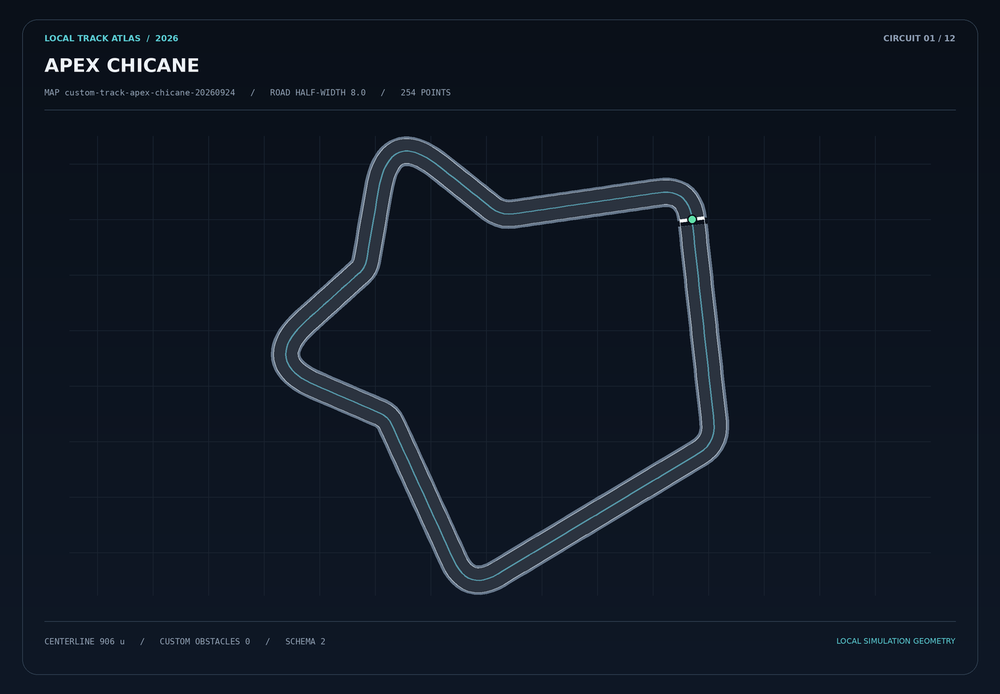
#> input picture tmp/custom-track-apex-chicane-20260924.png, 1000 x 694 px, shrunk from 1440 x 1000 before the run
$ python -i graph_ridge.py   (imports and definitions only)
#> lines starting #> are read from the running program, lines starting #| are printed output that depends on the picture; after the words box and inside, x2 and y2 are one past the last pixel; in counts of white or black regions, pixels touching at a corner belong together
"""Offline metric-distance ridge prototype from saved camera pixels only.

SciPy serves only as an exact research oracle for a prospective NumPy chamfer
field; the prototype is not a legal submission artifact or vehicle controller.
"""
import json
from pathlib import Path
import numpy as np
from scipy.ndimage import distance_transform_edt, binary_fill_holes, label, map_coordinates
import matplotlib
# [1 line not run here, left out]
import matplotlib.pyplot as plt


def field(frame):
    road=(frame[:73]>=.32)&(frame[:73]<=.51)
#> road: shape (73, 1000) bool; every value is 0
    holes=binary_fill_holes(road)&~road
    components,count=label(holes)
#> components: shape (73, 1000) int32; every value is 0
#> count = 0
    for i in range(1,count+1):
        if np.sum(components==i)<=110:road[components==i]=True
    # Image edges are unknown, not an observed grass boundary.
    padded=np.pad(road,60,constant_values=True)
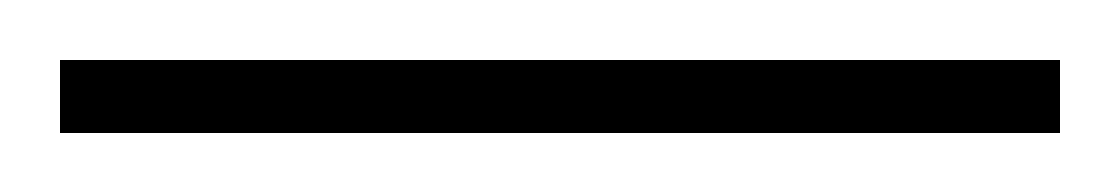
#> padded: shape (193, 1120) bool; 66.2% white; 1 black region, box (x1, y1, x2, y2) and area: (60, 60, 1060, 133) 73000
    return distance_transform_edt(padded,sampling=(1/1.701,1/1.3608))[60:-60,60:-60]
#> returned value: shape (73, 1000) float64; every value is 0


def sample(distance,points):
    coords=np.array([63-points[:,1]*1.701,42+points[:,0]*1.3608])
    return map_coordinates(distance,coords,order=1,mode='constant',cval=0.)


def route(frame):
    distance=field(frame)
    start=np.column_stack((np.linspace(-8,8,65),np.full(65,3.)))
    current=start[np.argmax(sample(distance,start))]
    direction=np.array([0.,1.]);points=[current.copy()]
    for _ in range(30):
        normal=np.array([direction[1],-direction[0]])
        offsets=np.linspace(-4.,4.,41)
        prediction=current+2*direction
        candidates=prediction+offsets[:,None]*normal
        score=sample(distance,candidates)-.035*offsets**2
        chosen=candidates[np.argmax(score)]
        if sample(distance,chosen[None])[0]<2. or not (-30<chosen[0]<30 and -5<chosen[1]<37):break
        heading=chosen-current;heading/=np.linalg.norm(heading)
        direction=.25*direction+.75*heading;direction/=np.linalg.norm(direction)
        current=chosen;points.append(current.copy())
    return np.asarray(points),distance


def main():
    selections={2:[170,171,172,173,174],4:[64,65,66,98,99,100,117,143]}
    rows=[];fig,axes=plt.subplots(3,5,figsize=(15,9))
    for ax,(track,step) in zip(axes.flat,[(t,s) for t,ss in selections.items() for s in ss]):
        frame=np.load(f'.haic-artifacts/apex-speed-20261005/corridor-v1-probe-track{track}/frames.npz')['frames'][step]
        path,distance=route(frame)
        ax.imshow(frame,cmap='gray',vmin=0,vmax=1);ax.plot(42+path[:,0]*1.3608,63-path[:,1]*1.701,'c.-');ax.set(xlim=(0,83),ylim=(73,0),title=f'track{track} step{step}')
        rows.append(dict(track=track,step=step,route=path.tolist(),arclength_m=float(np.linalg.norm(np.diff(path,axis=0),axis=1).sum())))
    fig.tight_layout();p=Path('agents/apex_2026/results/speed-20261005/graph-ridge-prototype');fig.savefig(p.with_suffix('.png'),dpi=130);p.with_suffix('.json').write_text(json.dumps(dict(camera_only_prototype=True,legal_submission=False,rows=rows),indent=2)+'\n')
# [1 line not run here, left out]

>>> import cv2
>>> picture = cv2.imread('../../../../tmp/custom-track-apex-chicane-20260924.png', cv2.IMREAD_GRAYSCALE)
>>> result = field(picture)

$ run again, on tmp/custom-track-haic-imaginative-needle-thread.png
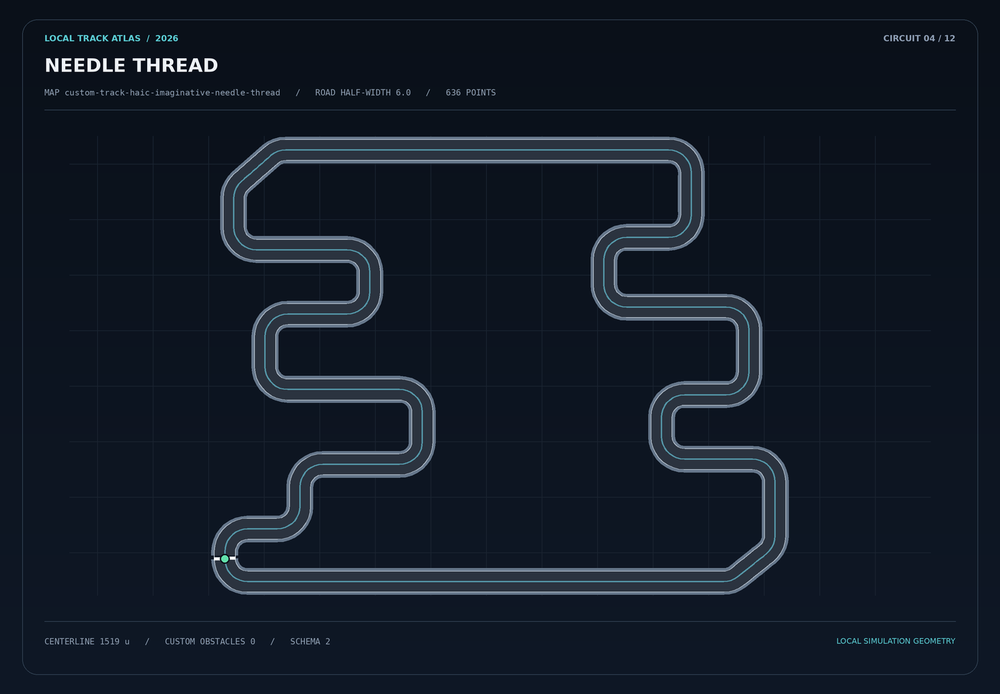
#> input picture tmp/custom-track-haic-imaginative-needle-thread.png, 1000 x 694 px, shrunk from 1440 x 1000 before the run
#> `picture = cv2.imread('../../../../tmp/custom-track-apex-chicane-202609..`:
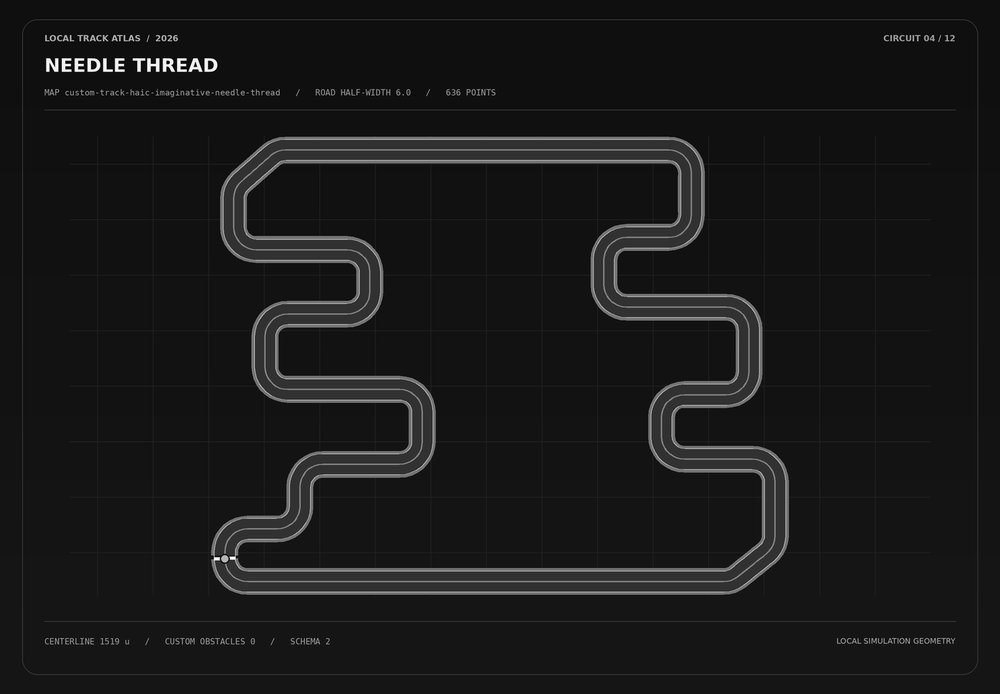
#> picture: shape (694, 1000); min 0, max 255, mean 24.9
#> road: shape (73, 1000) bool; every value is 0
#> components: shape (73, 1000) int32; every value is 0
#> count = 0
#> padded: shape (193, 1120) bool; 66.2% white; 1 black region, box (x1, y1, x2, y2) and area: (60, 60, 1060, 133) 73000
